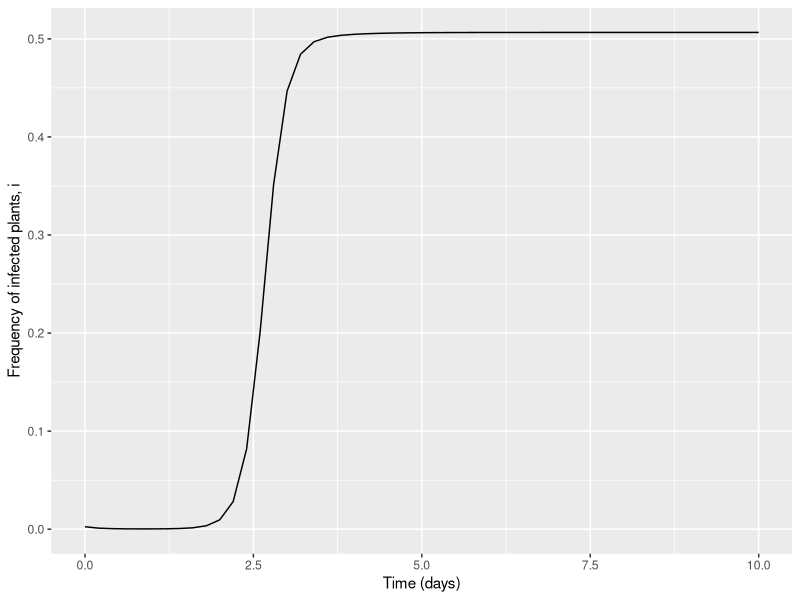
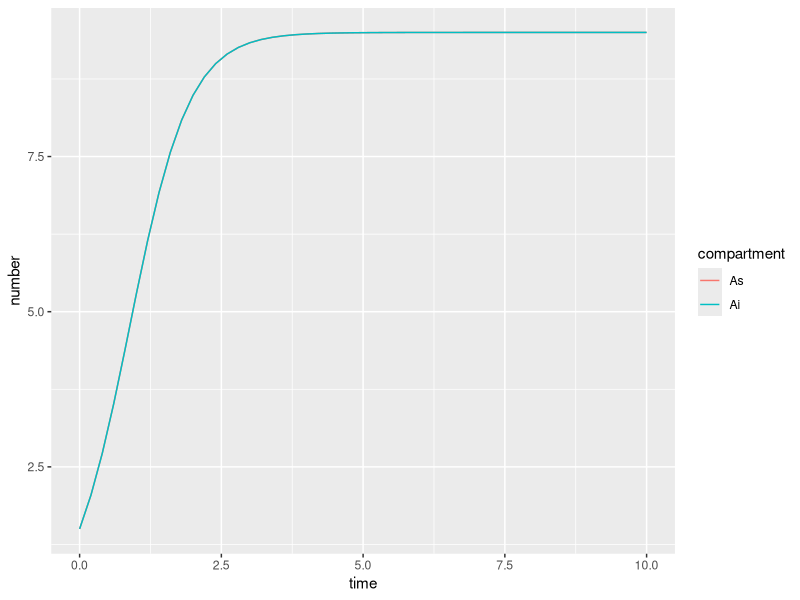
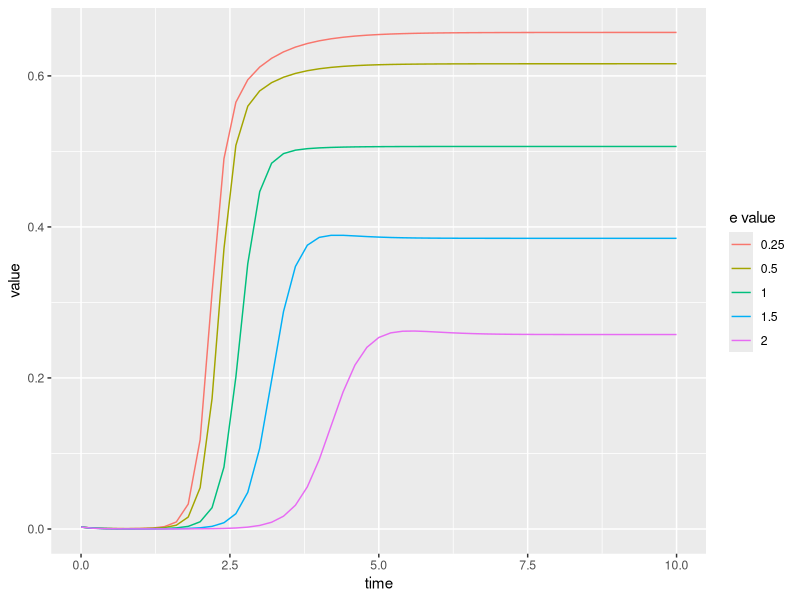
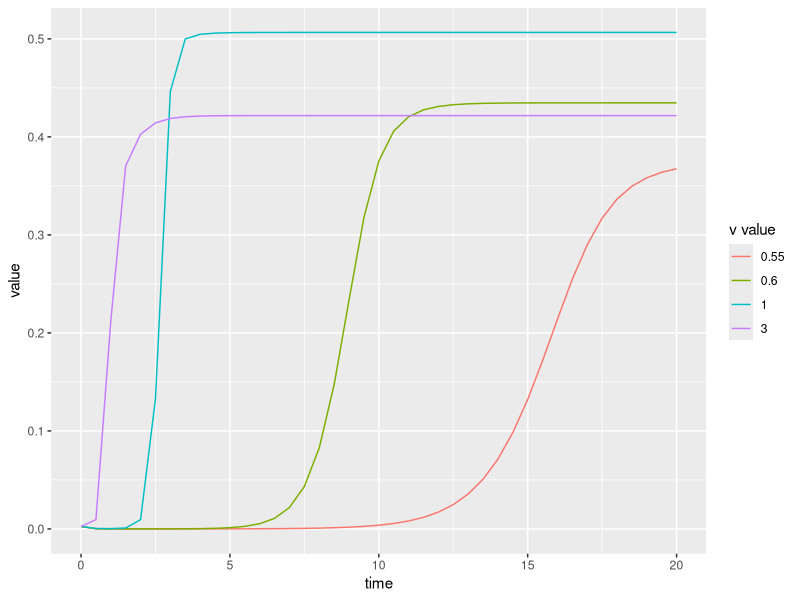

The R source for these figures, in order:

#######################################################################
###### RECREATION OF DETERMINISTIC MODEL BY DONNELLY ET AL. 2019 ######
#######################################################################

rm(list=ls())

# packages
library(deSolve)
library(ggplot2)
library(reshape2)
library(dplyr)

# parameters
parms <- c(
  gamma = 20/3, # rate of recovery/death of I plants
  b = 0.1, # aphid mortality rate per day
  theta = 1, # aphid dispersal rate per day
  a = 2, # reproduction rate per aphid per day
  K = 10, # aphid reproduction limit - maximum aphids per plant (diff to donnelly_stoch_sim.R)
  H = 400, # number host plants
  p = 0.2, # aphid emigration/death rate per journey between plants
  v = 1, # infected plant attractiveness
  e = 1, # infected plant acceptability 
  w = 0.2, # feeding rate on healthy plant
  Pacq = 1, # chance of virus acqusition from infected plant
  Pinoc = 1 # chance of inoculating healthy plant
)

#states
init_states <- c(
i = 1/parms[["H"]], # frequency of infected plants
As = 1200 / parms[["H"]] / 2, # per plant aphid density on average healthy plant
Ai = 1200 / parms[["H"]] / 2 # per plant aphid density on average infected plant
)

# timeframe
times <- seq(0, 10, by = 0.2)

# define ode function
donnelly_ode_func <- function(times, states, parms) {
  
  # STATES
  i <- states[["i"]]
  As <- states[["As"]]
  Ai <- states[["Ai"]]
  
  # PARAMETERS
  gamma <- parms[["gamma"]]
  b <- parms[["b"]]
  theta <- parms[["theta"]]
  a <- parms[["a"]]
  K <- parms[["K"]]
  H <- parms[["H"]]
  p <- parms[["p"]]
  v <- parms[["v"]]
  e <- parms[["e"]]
  w <- parms[["w"]]
  Pacq <- parms[["Pacq"]]
  Pinoc <- parms[["Pinoc"]]
  
  
  # DEFINE PARAMETERS NEEDED FOR STATE EQUATIONS
  
  # q = prob of surviving flight between plants (i.e. doesn't emigrate/die)
  q <- 1 - p  
  
  # i_hat = weighted frequency of infected plants, accounting for attraction towards infected plants
  # i.e. adapted version of i / (1 - i + i) = i / 1, to include v
  i_hat <- v*i / ((1-i) + v*i) 
  
  # expected number of transmissions per dispersal, 
  # derived from analysis of markov chain (see Donnelly 2019, Appendix S1)
  xi <- (q^2*Pacq*Pinoc*i_hat*(1 - e*w)*(1 - i_hat))/(p + q*w*(1 - i_hat*(1 - e)))
  
  # probability of settling on susceptible (Fs) and infected (Fi) plants,
  # derived from analysis of Markov chain, see Donnelly et al. 2019, Appendix S4
  Fs <- (1 - i_hat) / (1 - i_hat*(1 - e)) 
  Fi <- e*i_hat / (1 - i_hat*(1 - e))
  
  # A = total number of aphids i.e. aphids per plant type * number of that plant type
  # i.e. S*As + I*Ai where S is number of susceptible plants and I is number of infected plants
  A <- As*(H - i*H) + Ai*(i*H)  
  
  
  # STATE EQUATIONS
  # aphids - change in per plant aphid density on susceptible (As)  and infected (Ai) plants
  # = aphid births - aphid deaths - aphid settling on other plant type + aphids moving from other plant type
  dAs <- a*As*(1 - As/K) - b*As - theta*As*(1 - Fs) + theta*Ai*Fs*i/(1 - i)
  dAi <- a*Ai*(1 - Ai/K) - b*Ai - theta*Ai*(1 - Fi) + theta*As*Fi*(1 - i)/i

  # infected plants - change in incidence of infected plants
  # = rate of aphid dispersal * mean number of transmissions - plant death
  di <- (theta*A/H)*xi - gamma*i
  
  return(list(c(di, dAs, dAi)))
}


vary_param_trajec <- function(init_states, times, parms, varied_parm_name, varied_parm_vals) {
  
  # function to run the ODE multiple times with one parameter varying, as specified by user.
  # returns data frame of all runs
  
  # initialise output data frame
  all_trajects <- data.frame(time = numeric(),
                             compartment = character(),
                             value = numeric(),
                             param_val = numeric())
  
  for (run in 1:length(varied_parm_vals)) {
    
    parms[[varied_parm_name]] <- varied_parm_vals[run]
    
    trajectory <- data.frame(ode(y = init_states, 
                                 times = times, 
                                 parms = parms, 
                                 func = donnelly_ode_func))
    
    trajectory_long <- reshape2::melt(trajectory, id.vars="time")
    
    # add the value of the varying parameter as an extra column
    trajectory_long$param_val <- rep(varied_parm_vals[run], times=nrow(trajectory_long))
    
    # add to dataframe of all trajectories
    all_trajects <- rbind(all_trajects, trajectory_long)
  }
  
  return(all_trajects)
}

########
# run epidemic with default parameters (as donnelly et al. 2019)
########
trajectory <- data.frame(ode(y = init_states, 
                             times = times, 
                             parms = parms, 
                             func = donnelly_ode_func))

trajectory_long <- reshape2::melt(trajectory, id.vars="time")
names(trajectory_long) <- c("time", "compartment", "number")

# plot trajectory of infected plants and number of aphids
plant_trajec <- ggplot(data=trajectory_long %>% filter(compartment == "i"), 
                       aes(x = time, y = number)) +
  geom_line() +
  labs(x = "Time (days)", y = "Frequency of infected plants, i")
plant_trajec

aphid_trajec <- ggplot(data=trajectory_long %>% filter(!(compartment == "i")),
                       aes(x = time, y = number, col = compartment)) +
  geom_line()
aphid_trajec

##########
# run epidemic with varying values of e and v
##########

#VARY E (plant acceptability)
e_vals <- c(0.25, 0.5, 1, 1.5, 2)

e_trajecs <- vary_param_trajec(init_states, times, parms, "e", e_vals)

# plot output
e_vals_plot <- ggplot(data=e_trajecs %>% filter(variable == "i"), aes(x = time, y = value, col = as.factor(param_val))) +
  geom_line() +
  labs(col = "e value")
e_vals_plot

# VARY V (plant attractiveness)
v_vals <- c(1, 3, 0.6, 0.55)

long_times <- seq(0, 20, by=0.5)
v_trajecs <- vary_param_trajec(init_states, long_times, parms, "v", v_vals)

# plot output
v_vals_plot <- ggplot(data=v_trajecs %>% filter(variable == "i"), aes(x = time, y = value, col = as.factor(param_val))) +
  geom_line() +
  labs(col = "v value")
v_vals_plot
